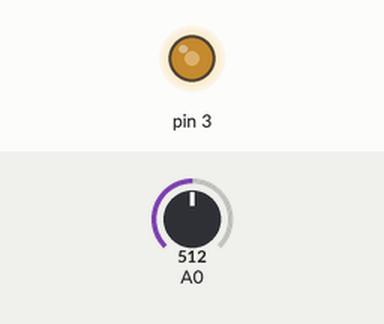
Simulated run of this sketch. Board: Arduino Uno, built with avr-gcc and run on an emulated ATmega328P. Parts: output pins drawn as LEDs (lit = HIGH). The inputs (shaded band) are chosen by the test bench; at power-on: A0 = 512.

Above: at 1.2 s.
1.3 s: A0 set to 716
At 2.1 s:
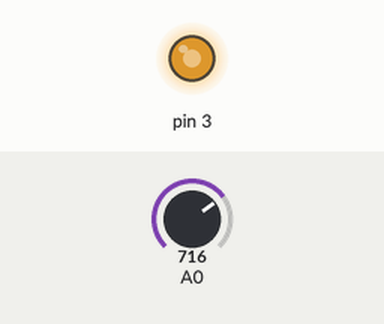
2.8 s: A0 set to 900
At 3.4 s:
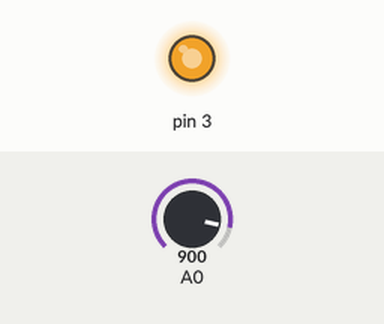
4.3 s: A0 set to 122
At 5.5 s:
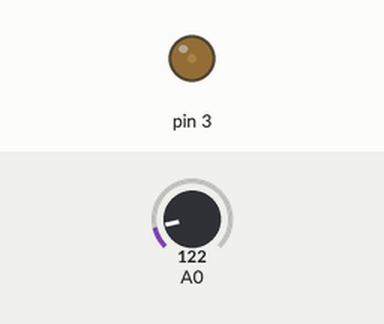
5.8 s: A0 set to 0
At 7.0 s:
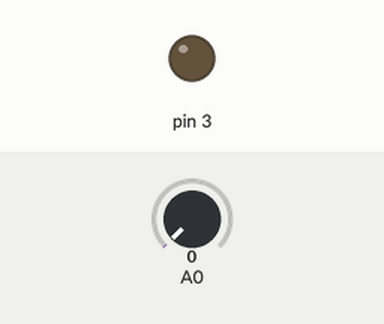
7.3 s: A0 set to 511
At 8.0 s:
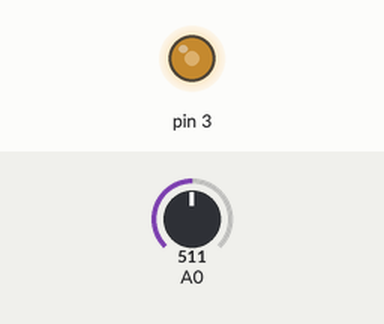
Timing chart, 0 to 9.8 s (numbered marks = the images above; inputs shaded):
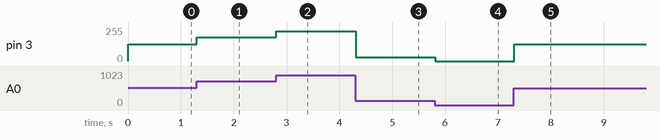

Measured:
- after the input at 1.3 s, pin 3: 127/255 → 178/255 at once
- after the input at 2.8 s, pin 3: 178/255 → 224/255 at once
- after the input at 4.3 s, pin 3: 224/255 → 30/255 at once
- after the input at 5.8 s, pin 3: 30/255 → 0/255 at once
- after the input at 7.3 s, pin 3: 0/255 → 127/255 at once

The sketch:

_13_1.ino
```cpp
void setup() {
  Serial.begin(9600); //시리얼 통신을 9600으로 초기화
  pinMode(3,OUTPUT); //D2에 연결된 LED를 출력으로 사용
}

void loop() {
  int val; //val변수를 만든다
  val = analogRead(A0); //아날로그 A0핀에서 값을 읽어 val변수에 저장
  val = map(val,0,1023,0,255); //map함수를 이용하여 0~1024값을 255로 변환
  analogWrite(3,val); //D2의 연결된 LED의 밝기를 조절
  delay(10);
}
```
